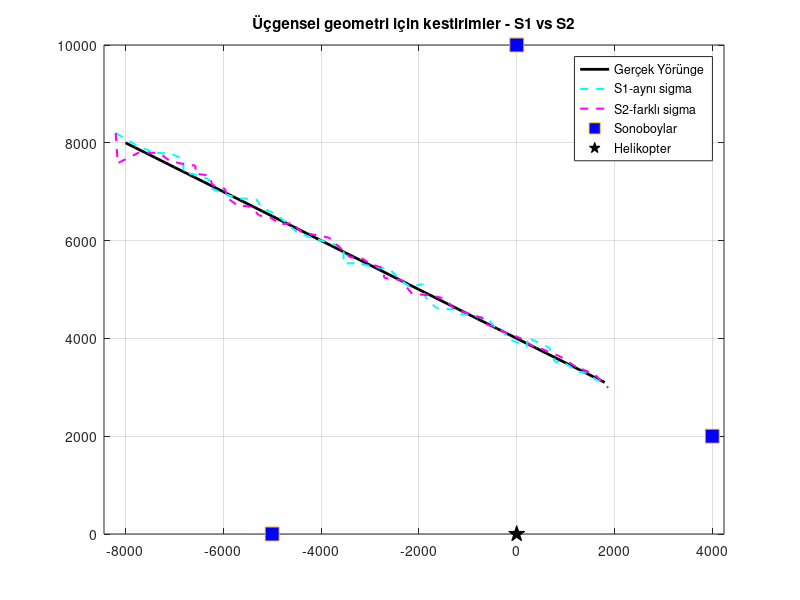
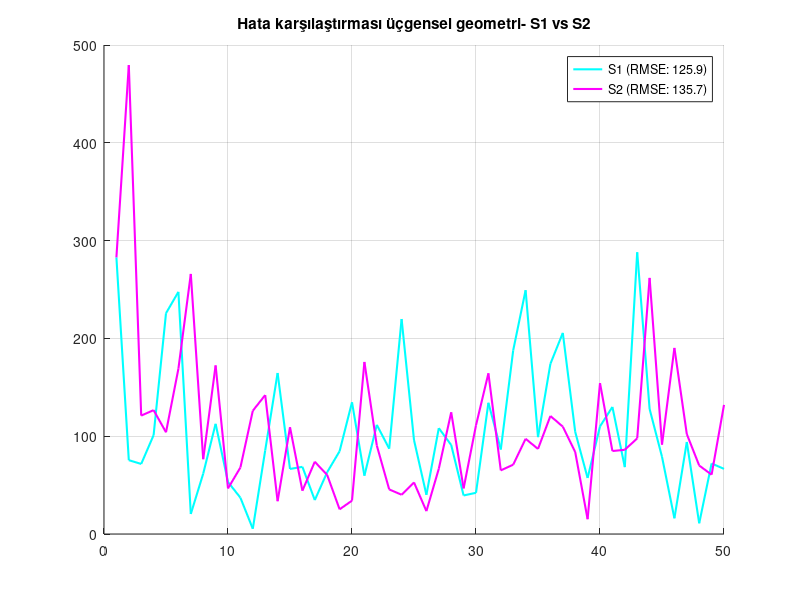
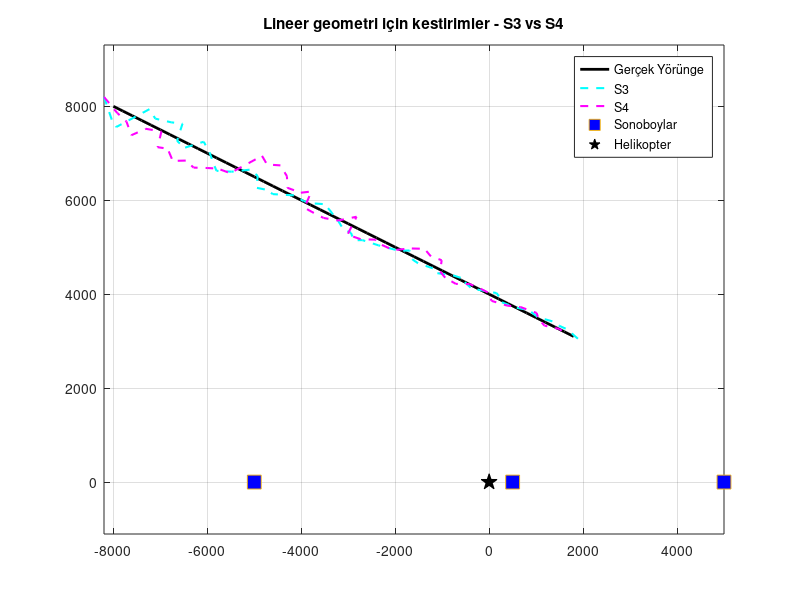
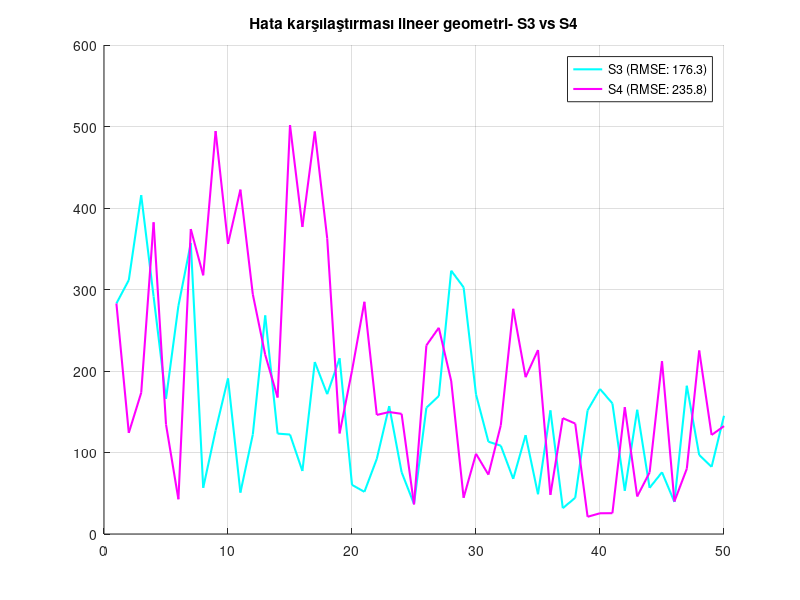

These charts were generated, in order, by the following MATLAB code:
T = 20;             % Period
c = 1500;           % Ses hızı (m/s)
total_time = 1000;  % Toplam süresi (saniye)
steps = total_time / T;

% helikopter konumu
helicopter_pos = [0, 0]; 

% hedefin gerçek konumu
X_initial = [-8000; 10; 8000; -5];
X_true = zeros(4, steps);
X_true(:,1) = X_initial;

F = [1, T, 0, 0;
     0, 1, 0, 0;
     0, 0, 1, T;
     0, 0, 0, 1];

for k = 1:steps-1
    X_true(:, k+1) = F * X_true(:, k);
end

% SENARYOLAR
scenario = struct();

% üçgensel sonoboy konumları
pos_triangle = [0, 10000; 4000, 2000; -5000, 0];

% doğrusal konumlar
pos_linear = [-5000, 0; 500, 0; 5000, 0];

% 1. Senaryo: üçgensel konumlanma ve her sonoboy için aynı sigma
scenario(1).name = 'S1: Üçgensel Konumlanma ve Aynı Sigma';
scenario(1).sonoboys = pos_triangle;
scenario(1).sigma = [0.1; 0.1; 0.1];

% 2. Senaryo: üçgensel konumlanma ve her sonoboy için farklı sigma
scenario(2).name = 'S2: Üçgensel Konumlanma ve Farklı Sigma';
scenario(2).sonoboys = pos_triangle;
scenario(2).sigma = [0.2; 0.1; 0.05];  

% 3. Senaryo: Doğrusal Konumlanma ve aynı sigma
scenario(3).name = 'S3: Doğrusal Konum ve Aynı Sigma';
scenario(3).sonoboys = pos_linear;
scenario(3).sigma = [0.1; 0.1; 0.1];

% 4. Senaryo: Doğrusal Konumlanma ve farklı sigma
scenario(4).name = 'S4: Doğrusal Konum ve Farklı Sigma';
scenario(4).sonoboys = pos_linear;
scenario(4).sigma = [0.2; 0.1; 0.05];

% Sonuçları saklamak için hücre dizisi
all_results = cell(1, 4);

% Seneryolar için döngü
for s_idx = 1:4
    
    sonoboys = scenario(s_idx).sonoboys;
    sigma_vec = scenario(s_idx).sigma; 
    num_sonoboys = size(sonoboys, 1);
    
    % Ölçüm verileri için
    Z_measurements = zeros(num_sonoboys, steps); 

    % R_cov Matrisi
    R_cov = diag(sigma_vec.^2);  

    for k = 1:steps
        x_t = X_true(1, k);
        y_t = X_true(3, k);
        
        for i = 1:num_sonoboys
            x_s = sonoboys(i, 1);
            y_s = sonoboys(i, 2);
            x_H = helicopter_pos(1);
            y_H = helicopter_pos(2);
            
            % Mesafeler 
            d_direct = sqrt((x_H - x_s)^2 + (y_H - y_s)^2); 
            d_HT    = sqrt((x_H - x_t)^2 + (y_H - y_t)^2); 
            d_TS    = sqrt((x_t - x_s)^2 + (y_t - y_s)^2); 
            
            % Gerçek Zaman Farkı
            delta_t = (d_HT + d_TS - d_direct) / c;
            
            % Ölçüm Gürültüsü Ekleme 
            Z_measurements(i, k) = delta_t + sigma_vec(i) * randn;
        end
    end 

    X_est = zeros(4, steps);
    X_est(:, 1) = [-8200; 0; 8200; 0]; % Başlangıç Önerisi

    P = diag([1e6, 500, 1e6, 500]); 

    Q_var = 0.1; 
    Q = [Q_var, 0; 
         0, Q_var]; 

    gamma = [0.5*T^2, 0;
             T,       0;
             0,       0.5*T^2;
             0,       T];

    for k = 1:steps-1
        X_pred = F * X_est(:, k); 
        P_pred = F * P * F.' + gamma * Q *gamma.' ;
        
        x_T = X_pred(1);
        y_T = X_pred(3);
        
        h_func = zeros(num_sonoboys, 1);
        H = zeros(num_sonoboys, 4);        
        
        x_H = helicopter_pos(1); 
        y_H = helicopter_pos(2);
        
        for i = 1:num_sonoboys
            x_s = sonoboys(i, 1);
            y_s = sonoboys(i, 2);
            
            R_HT = sqrt((x_T - x_H)^2 + (y_T - y_H)^2);
            R_TS = sqrt((x_T - x_s)^2 + (y_T - y_s)^2);
            d_direct = sqrt((x_H - x_s)^2 + (y_H - y_s)^2);
            
            h_func(i) = (R_HT + R_TS - d_direct) / c;
           
            %Jacobian matrisi H
            H(i, 1) = (1/c) * ((x_T - x_H)/R_HT + (x_T - x_s)/R_TS); 
            H(i, 2) = 0; 
            H(i, 3) = (1/c) * ((y_T - y_H)/R_HT + (y_T - y_s)/R_TS); 
            H(i, 4) = 0; 
        end
        
        S = H * P_pred * H.' + R_cov;
        W = P_pred * H.' / S; 
        
        inovation = Z_measurements(:, k+1) - h_func;
        
        X_est(:, k+1) = X_pred + W * inovation;       
        P = P_pred - W*S* W.' ;              
    end
    
    % Sonuçları kaydet
    pos_error = sqrt((X_true(1,:) - X_est(1,:)).^2 + (X_true(3,:) - X_est(3,:)).^2);
    result_struct.X_est = X_est;
    result_struct.pos_error = pos_error;
    result_struct.sonoboys = sonoboys;
    result_struct.rmse = sqrt(mean(pos_error.^2));
    all_results{s_idx} = result_struct;
end

% GRAFİKLER
colors = {'c', 'm'};

% 1. GRAFİK: S1, S2 YÖRÜNGE VE KONUMLAR
figure('Name', 'Grup 1: Üçgen Geometri Yörüngeleri (S1, S2)');
plot(X_true(1,:), X_true(3,:), 'k-', 'LineWidth', 2); hold on;
for i = 1:2
    plot(all_results{i}.X_est(1,:), all_results{i}.X_est(3,:), '--', 'Color', colors{i}, 'LineWidth', 1.5);
end
plot(pos_triangle(:,1), pos_triangle(:,2), 's', 'MarkerFaceColor', 'b', 'MarkerSize', 10);
plot(helicopter_pos(1), helicopter_pos(2), 'kp', 'MarkerFaceColor', 'k', 'MarkerSize', 12);
legend('Gerçek Yörünge', 'S1-aynı sigma', 'S2-farklı sigma', 'Sonoboylar', 'Helikopter');
title('Üçgensel geometri için kestirimler - S1 vs S2');

grid on; axis equal;

% 2. GRAFİK: S1, S2 HATA KARŞILAŞTIRMASI
figure('Name', 'Grup 1: Hata Analizi (S1, S2)');
hold on;
for i = 1:2
    plot(1:steps, all_results{i}.pos_error, 'Color', colors{i}, 'LineWidth', 1.5);
end
legend(['S1 (RMSE: ' num2str(all_results{1}.rmse, '%.1f') ')'], ...
       ['S2 (RMSE: ' num2str(all_results{2}.rmse, '%.1f') ')']);
title('Hata karşılaştırması üçgensel geometri- S1 vs S2');
grid on;

% 3. GRAFİK: S3, S4 YÖRÜNGE VE KONUMLAR (LİNEER)
figure('Name', 'Grup 2: Lineer Geometri Yörüngeleri (S3, S4)');
plot(X_true(1,:), X_true(3,:), 'k-', 'LineWidth', 2); hold on;
for i = 3:4
    plot(all_results{i}.X_est(1,:), all_results{i}.X_est(3,:), '--', 'Color', colors{i-2}, 'LineWidth', 1.5);
end
plot(pos_linear(:,1), pos_linear(:,2), 's', 'MarkerFaceColor', 'b', 'MarkerSize', 10);
plot(helicopter_pos(1), helicopter_pos(2), 'kp', 'MarkerFaceColor', 'k', 'MarkerSize', 12);
legend('Gerçek Yörünge', 'S3', 'S4', 'Sonoboylar', 'Helikopter');
title('Lineer geometri için kestirimler - S3 vs S4');

grid on; axis equal;

% 4. GRAFİK: S3, S4 HATA KARŞILAŞTIRMASI
figure('Name', 'Grup 2: Hata Analizi (S3, S4)');
hold on;
for i = 3:4
    plot(1:steps, all_results{i}.pos_error, 'Color', colors{i-2}, 'LineWidth', 1.5);
end
legend(['S3 (RMSE: ' num2str(all_results{3}.rmse, '%.1f') ')'], ...
       ['S4 (RMSE: ' num2str(all_results{4}.rmse, '%.1f') ')']);
title('Hata karşılaştırması lineer geometri- S3 vs S4');

grid on;

% 5. GRAFİK: S2 vs S4 Karşılaştırması
figure('Name', 'Karşılaştırma: S2 vs S4');
hold on;
plot(1:steps, all_results{2}.pos_error, 'Color', 'k', 'LineWidth', 2);
plot(1:steps, all_results{4}.pos_error, 'Color', 'b', 'LineWidth', 2);
legend(['S2: Üçgen (RMSE: ' num2str(all_results{2}.rmse, '%.1f') ')'], ...
       ['S4: Lineer (RMSE: ' num2str(all_results{4}.rmse, '%.1f') ')']);
title('Hata karşılaştırması - S2 vs S4 farklı sigmalar');
grid on;

% 6. GRAFİK: S1 vs S3 Karşılaştırması
figure('Name', 'Karşılaştırma: S1 vs S3');
hold on;
plot(1:steps, all_results{1}.pos_error, 'Color', 'k', 'LineWidth', 2);
plot(1:steps, all_results{3}.pos_error, 'Color', 'b', 'LineWidth', 2);
legend(['S1: Üçgen (RMSE: ' num2str(all_results{1}.rmse, '%.1f') ')'], ...
       ['S3: Lineer (RMSE: ' num2str(all_results{3}.rmse, '%.1f') ')']);
title('Hata karşılaştırması - S1 vs S3 aynı sigma');
grid on;
